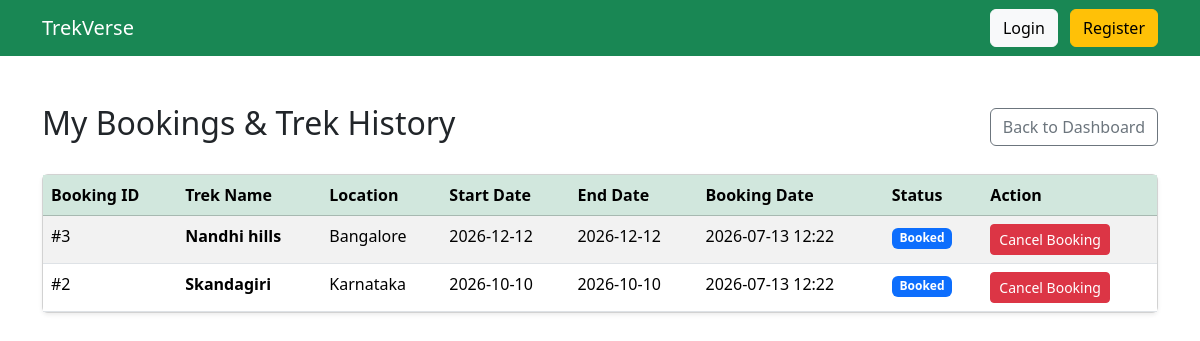
Screenshot of /user/bookings (signed in) with the database file from the repository.
### models.py (models this page shows)
class Booking(db.Model):
    __tablename__ = "bookings"
    id = db.Column(db.Integer, primary_key=True)
    booking_date = db.Column(
        db.DateTime,
        default=datetime.utcnow
    )
    status = db.Column(
        db.String(20),
        default="Booked"
    )
    user_id = db.Column(
        db.Integer,
        db.ForeignKey("users.id"),
        nullable=False
    )
    trek_id = db.Column(
        db.Integer,
        db.ForeignKey("treks.id"),
        nullable=False
    )

class Trek(db.Model):
    __tablename__ = "treks"
    id = db.Column(db.Integer, primary_key=True)
    name = db.Column(db.String(100), nullable=False)
    location = db.Column(db.String(100), nullable=False)
    difficulty = db.Column(db.String(20), nullable=False)
    duration = db.Column(db.Integer, nullable=False)
    available_slots = db.Column(db.Integer, nullable=False)
    status = db.Column(db.String(20), default="Pending")
    start_date = db.Column(db.Date)
    end_date = db.Column(db.Date)
    description = db.Column(db.Text)
    staff_id = db.Column(
        db.Integer,
        db.ForeignKey("users.id")
    )
    created_at = db.Column(
        db.DateTime,
        default=datetime.utcnow
    )
    bookings = db.relationship(
        "Booking",
        backref="trek",
        lazy=True
    )

### routes.py (the view)
    @app.route("/user/bookings")
    def user_bookings():
        if "user_id" not in session or session["role"] != "user":
            return "Access Denied"
        bookings = Booking.query.filter_by(user_id=session["user_id"]).order_by(Booking.booking_date.desc()).all()
        return render_template("user/bookings.html", bookings=bookings)

### templates/user/bookings.html
{% extends "base.html" %}
{% block content %}
<div class="d-flex justify-content-between align-items-center mb-4">
    <h2>My Bookings & Trek History</h2>
    <a href="/user/dashboard" class="btn btn-outline-secondary">Back to Dashboard</a>
</div>
<div class="card shadow-sm">
    <div class="card-body p-0">
        <table class="table table-striped table-hover mb-0">
            <thead class="table-success">
                <tr>
                    <th>Booking ID</th>
                    <th>Trek Name</th>
                    <th>Location</th>
                    <th>Start Date</th>
                    <th>End Date</th>
                    <th>Booking Date</th>
                    <th>Status</th>
                    <th>Action</th>
                </tr>
            </thead>
            <tbody>
                {% for booking in bookings %}
                <tr>
                    <td>#{{ booking.id }}</td>
                    <td><strong>{{ booking.trek.name }}</strong></td>
                    <td>{{ booking.trek.location }}</td>
                    <td>{{ booking.trek.start_date.strftime('%Y-%m-%d') if booking.trek.start_date else 'N/A' }}</td>
                    <td>{{ booking.trek.end_date.strftime('%Y-%m-%d') if booking.trek.end_date else 'N/A' }}</td>
                    <td>{{ booking.booking_date.strftime('%Y-%m-%d %H:%M') }}</td>
                    <td>
                        <span class="badge {% if booking.status == 'Booked' %}bg-primary{% elif booking.status == 'Completed' %}bg-success{% else %}bg-danger{% endif %}">
                            {{ booking.status }}
                        </span>
                    </td>
                    <td>
                        {% if booking.status == 'Booked' %}
                        <form action="/user/booking/cancel/{{ booking.id }}" method="POST" class="d-inline" onsubmit="return confirm('Are you sure you want to cancel this booking?');">
                            <button type="submit" class="btn btn-sm btn-danger">Cancel Booking</button>
                        </form>
                        {% else %}
                        <span class="text-muted">None</span>
                        {% endif %}
                    </td>
                </tr>
                {% else %}
                <tr>
                    <td colspan="8" class="text-center py-4">You have not booked any treks yet.</td>
                </tr>
                {% endfor %}
            </tbody>
        </table>
    </div>
</div>
{% endblock %}

### rows the page displays
Booking: id "3", trek.name "Nandhi hills", trek.location "Bangalore", trek.start_date "2026-12-12", trek.end_date "2026-12-12", booking_date "2026-07-13 12:22", status "Booked"
Booking: id "2", trek.name "Skandagiri", trek.location "Karnataka", trek.start_date "2026-10-10", trek.end_date "2026-10-10", booking_date "2026-07-13 12:22", status "Booked"
